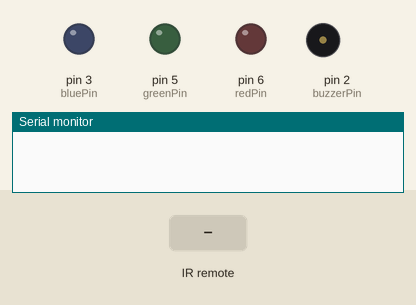
The sketch below on a simulated Arduino Uno, built with avr-gcc and run on an emulated ATmega328P. On the bench: output pins drawn as LEDs (lit = HIGH), buzzer (waves = sounding, pin HIGH), the last lines printed to the serial monitor. The inputs (shaded band) are chosen by the test bench.

Above: at 1.2 s.
1.3 s: infrared code 0xFFA25D received
At 2.6 s:
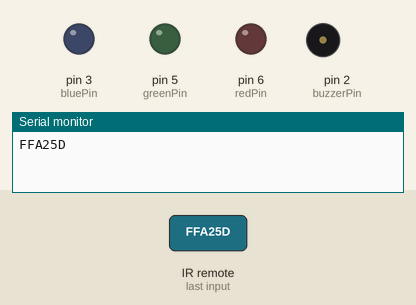
2.9 s: infrared code 0xFFFFFFFF received
At 3.8 s:
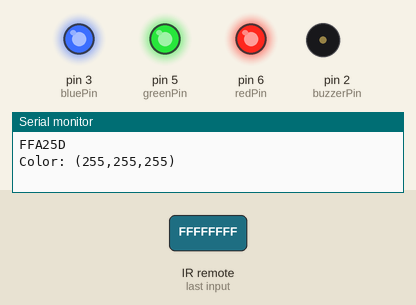
4.4 s: infrared code 0xFFA25D received
At 5.0 s:
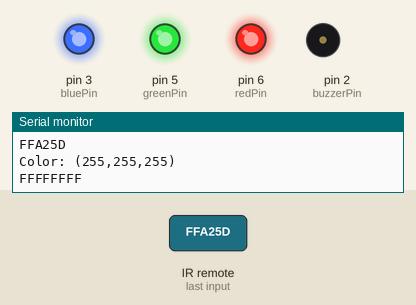
6.0 s: infrared code 0xFF6897 received
At 7.4 s:
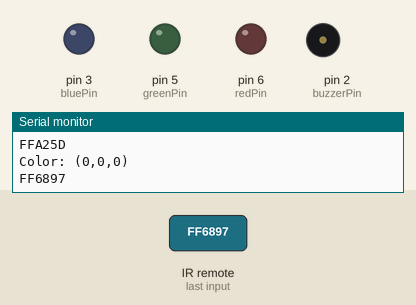
Timing chart, 0 to 9.0 s (numbered marks = the images above; inputs shaded):
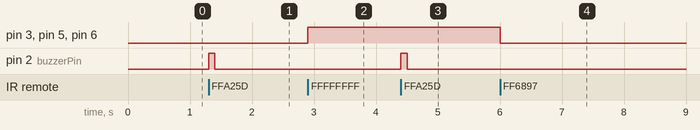

The sketch:

homework64_IR_LED.ino
```cpp
/**
   https://toptechboy.com/arduino-tutorial-64-understanding-and-using-the-infrared-ir-remote-to-control-a-project/
   Turn on LEDs using IR Remote
*/

#include <IRremote.h>

#define POWER 0xFFA25D
#define HELD_DOWN 0xFFFFFFFF
#define VOL_PLUS 0xFF629D
#define STOP 0xFFE21D
#define BEGINNING 0xFF22DD
#define END 0xFFC23D
#define PLAY_PAUSE 0xFF02FD
#define DOWN 0xFFE01F
#define UP 0xFF906F
#define ZERO 0xFF6897
#define ONE 0xFF30CF
#define TWO 0xFF18E7
#define THREE 0xFF7A85
#define FOUR 0xFF10EF
#define FIVE 0xFF38C7
#define SIX 0xFF5AA5
#define SEVEN 0xFF42BD
#define EIGHT 0xFF4AB5
#define NINE 0xFF52AD
#define EQUALIZER 0xFF9867
#define ST_RPT 0xFFB04F

const int IRPin = 9;
IRrecv IR(IRPin);
decode_results cmd;

const int baud = 9600;
const int delayTime = 1000;

// LED pins
const int redPin = 6;
const int greenPin = 5;
const int bluePin = 3;

// buzzer
const int buzzerPin = 2;
const int buzzerDuration = 100;

void setup() {
  Serial.begin(baud);
  pinMode(buzzerPin, OUTPUT);
  IR.enableIRIn();
}

void loop() {
  while (IR.decode(&cmd) == 0);
  switch (cmd.value) {
    case POWER:
      beepBuzzer();
      break;
    default:
      turnOnLED(cmd.value);
  }
  delay(delayTime);
  Serial.println(cmd.value, HEX);
  IR.resume();
}

void turnOnLED(int buttonVal){
  switch(buttonVal){
    case ZERO:
      lightLED(0,0,0);
      break;
    case ONE:
      lightLED(255, 0, 0);
      break;
     case TWO:
      lightLED(0, 255, 0);
      break;
     case THREE:
      lightLED(0, 0, 255);
      break;
     default:
      lightLED(255, 255, 255);
  }
}

void lightLED(int r, int g, int b){
  analogWrite(redPin, r);
  analogWrite(greenPin, g);
  analogWrite(bluePin, b);
  Serial.println("Color: ("+String(r)+","+String(g)+","+String(b)+")");
}

void beepBuzzer() {
  digitalWrite(buzzerPin, HIGH);
  delay(buzzerDuration);
  digitalWrite(buzzerPin, LOW);
}
```

Measured:
- after the input at 1.3 s, pin 2 (buzzerPin): LOW → HIGH at once, → LOW 0.10 s later
- after the input at 2.9 s, pin 3 (bluePin), pin 5 (greenPin), pin 6 (redPin): LOW → HIGH at once
- after the input at 4.4 s, pin 2 (buzzerPin): LOW → HIGH at once, → LOW 0.10 s later
- after the input at 6.0 s, pin 3 (bluePin), pin 5 (greenPin), pin 6 (redPin): HIGH → LOW at once
